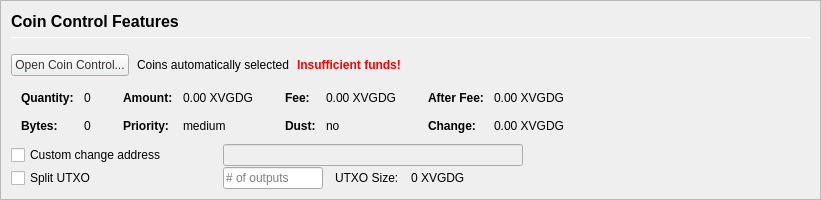
         <widget class="QFrame" name="frameCoinControl">
          <property name="sizePolicy">
           <sizepolicy hsizetype="Expanding" vsizetype="Expanding">
            <horstretch>0</horstretch>
            <verstretch>0</verstretch>
           </sizepolicy>
          </property>
          <property name="maximumSize">
           <size>
            <width>16777215</width>
            <height>16777215</height>
           </size>
          </property>
          <property name="frameShape">
           <enum>QFrame::StyledPanel</enum>
          </property>
          <property name="frameShadow">
           <enum>QFrame::Sunken</enum>
          </property>
          <layout class="QVBoxLayout" name="verticalLayoutCoinControl2">
           <property name="spacing">
            <number>0</number>
           </property>
           <property name="leftMargin">
            <number>0</number>
           </property>
           <property name="topMargin">
            <number>0</number>
           </property>
           <property name="rightMargin">
            <number>0</number>
           </property>
           <property name="bottomMargin">
            <number>0</number>
           </property>
           <item>
            <widget class="QFrame" name="frameCoinControl_BG">
             <layout class="QVBoxLayout" name="verticalLayoutCoinControl" stretch="0,0,0,0,0,0">
              <property name="spacing">
               <number>1</number>
              </property>
              <property name="leftMargin">
               <number>10</number>
              </property>
              <property name="topMargin">
               <number>10</number>
              </property>
              <item>
               <layout class="QHBoxLayout" name="horizontalLayoutCoinControl1">
                <property name="bottomMargin">
                 <number>15</number>
                </property>
                <item>
                 <layout class="QVBoxLayout" name="verticalLayout_3">
                  <property name="spacing">
                   <number>6</number>
                  </property>
                  <item>
                   <widget class="QLabel" name="labelCoinControlFeatures">
                    <property name="sizePolicy">
                     <sizepolicy hsizetype="Preferred" vsizetype="Maximum">
                      <horstretch>0</horstretch>
                      <verstretch>0</verstretch>
                     </sizepolicy>
                    </property>
                    <property name="minimumSize">
                     <size>
                      <width>0</width>
                      <height>20</height>
                     </size>
                    </property>
                    <property name="font">
                     <font>
                      <pointsize>12</pointsize>
                      <weight>75</weight>
                      <bold>true</bold>
                     </font>
                    </property>
                    <property name="styleSheet">
                     <string notr="true">font-weight:bold;</string>
                    </property>
                    <property name="text">
                     <string>Coin Control Features</string>
                    </property>
                   </widget>
                  </item>
                  <item>
                   <widget class="Line" name="line">
                    <property name="minimumSize">
                     <size>
                      <width>0</width>
                      <height>1</height>
                     </size>
                    </property>
                    <property name="maximumSize">
                     <size>
                      <width>16777215</width>
                      <height>1</height>
                     </size>
                    </property>
                    <property name="orientation">
                     <enum>Qt::Horizontal</enum>
                    </property>
                   </widget>
                  </item>
                 </layout>
                </item>
               </layout>
              </item>
              <item>
               <layout class="QHBoxLayout" name="horizontalLayoutCoinControl2" stretch="0,0,0,0">
                <property name="spacing">
                 <number>8</number>
                </property>
                <property name="bottomMargin">
                 <number>10</number>
                </property>
                <item>
                 <widget class="QPushButton" name="pushButtonCoinControl">
                  <property name="styleSheet">
                   <string notr="true">color: rgb(46, 52, 54);</string>
                  </property>
                  <property name="text">
                   <string>Open Coin Control...</string>
                  </property>
                  <property name="autoDefault">
                   <bool>false</bool>
                  </property>
                 </widget>
                </item>
                <item>
                 <widget class="QLabel" name="labelCoinControlAutomaticallySelected">
                  <property name="text">
                   <string>Coins automatically selected</string>
                  </property>
                  <property name="margin">
                   <number>5</number>
                  </property>
                 </widget>
                </item>
                <item>
                 <widget class="QLabel" name="labelCoinControlInsuffFunds">
                  <property name="font">
                   <font>
                    <weight>75</weight>
                    <bold>true</bold>
                   </font>
                  </property>
                  <property name="styleSheet">
                   <string notr="true">color:red;font-weight:bold;</string>
                  </property>
                  <property name="text">
                   <string>Insufficient funds!</string>
                  </property>
                  <property name="margin">
                   <number>5</number>
                  </property>
                 </widget>
                </item>
                <item>
                 <spacer name="horizontalSpacerCoinControl">
                  <property name="orientation">
                   <enum>Qt::Horizontal</enum>
                  </property>
                  <property name="sizeHint" stdset="0">
                   <size>
                    <width>40</width>
                    <height>1</height>
                   </size>
                  </property>
                 </spacer>
                </item>
               </layout>
              </item>
              <item>
               <widget class="QWidget" name="widgetCoinControl" native="true">
                <property name="sizePolicy">
                 <sizepolicy hsizetype="Preferred" vsizetype="Preferred">
                  <horstretch>0</horstretch>
                  <verstretch>0</verstretch>
                 </sizepolicy>
                </property>
                <property name="minimumSize">
                 <size>
                  <width>0</width>
                  <height>0</height>
                 </size>
                </property>
                <property name="styleSheet">
                 <string notr="true"/>
                </property>
                <layout class="QHBoxLayout" name="horizontalLayoutCoinControl5">
                 <property name="leftMargin">
                  <number>0</number>
                 </property>
                 <property name="topMargin">
                  <number>0</number>
                 </property>
                 <property name="rightMargin">
                  <number>0</number>
                 </property>
                 <property name="bottomMargin">
                  <number>0</number>
                 </property>
                 <item>
                  <layout class="QHBoxLayout" name="horizontalLayoutCoinControl3" stretch="0,0,0,1">
                   <property name="spacing">
                    <number>20</number>
                   </property>
                   <property name="topMargin">
                    <number>0</number>
                   </property>
                   <property name="bottomMargin">
                    <number>10</number>
                   </property>
                   <item>
                    <layout class="QFormLayout" name="formLayoutCoinControl1">
                     <property name="horizontalSpacing">
                      <number>10</number>
                     </property>
                     <property name="verticalSpacing">
                      <number>14</number>
                     </property>
                     <property name="leftMargin">
                      <number>10</number>
                     </property>
                     <property name="topMargin">
                      <number>4</number>
                     </property>
                     <property name="rightMargin">
                      <number>6</number>
                     </property>
                     <item row="0" column="0">
                      <widget class="QLabel" name="labelCoinControlQuantityText">
                       <property name="font">
                        <font>
                         <weight>75</weight>
                         <bold>true</bold>
                        </font>
                       </property>
                       <property name="text">
                        <string>Quantity:</string>
                       </property>
                       <property name="margin">
                        <number>0</number>
                       </property>
                      </widget>
                     </item>
                     <item row="0" column="1">
                      <widget class="QLabel" name="labelCoinControlQuantity">
                       <property name="cursor">
                        <cursorShape>IBeamCursor</cursorShape>
                       </property>
                       <property name="contextMenuPolicy">
                        <enum>Qt::ActionsContextMenu</enum>
                       </property>
                       <property name="text">
                        <string notr="true">0</string>
                       </property>
                       <property name="margin">
                        <number>0</number>
                       </property>
                       <property name="textInteractionFlags">
                        <set>Qt::LinksAccessibleByMouse|Qt::TextSelectableByKeyboard|Qt::TextSelectableByMouse</set>
                       </property>
                      </widget>
                     </item>
                     <item row="1" column="0">
                      <widget class="QLabel" name="labelCoinControlBytesText">
                       <property name="font">
                        <font>
                         <weight>75</weight>
                         <bold>true</bold>
                        </font>
                       </property>
                       <property name="text">
                        <string>Bytes:</string>
                       </property>
                      </widget>
                     </item>
                     <item row="1" column="1">
                      <widget class="QLabel" name="labelCoinControlBytes">
                       <property name="cursor">
                        <cursorShape>IBeamCursor</cursorShape>
                       </property>
                       <property name="contextMenuPolicy">
                        <enum>Qt::ActionsContextMenu</enum>
                       </property>
                       <property name="text">
                        <string notr="true">0</string>
                       </property>
                       <property name="textInteractionFlags">
                        <set>Qt::LinksAccessibleByMouse|Qt::TextSelectableByKeyboard|Qt::TextSelectableByMouse</set>
                       </property>
                      </widget>
                     </item>
                    </layout>
                   </item>
                   <item>
                    <layout class="QFormLayout" name="formLayoutCoinControl2">
                     <property name="horizontalSpacing">
                      <number>10</number>
                     </property>
                     <property name="verticalSpacing">
                      <number>14</number>
                     </property>
                     <property name="leftMargin">
                      <number>6</number>
                     </property>
                     <property name="topMargin">
                      <number>4</number>
                     </property>
                     <property name="rightMargin">
                      <number>6</number>
                     </property>
                     <item row="0" column="0">
                      <widget class="QLabel" name="labelCoinControlAmountText">
                       <property name="font">
                        <font>
                         <weight>75</weight>
                         <bold>true</bold>
                        </font>
                       </property>
                       <property name="text">
                        <string>Amount:</string>
                       </property>
                       <property name="margin">
                        <number>0</number>
                       </property>
                      </widget>
                     </item>
                     <item row="0" column="1">
                      <widget class="QLabel" name="labelCoinControlAmount">
                       <property name="cursor">
                        <cursorShape>IBeamCursor</cursorShape>
                       </property>
                       <property name="contextMenuPolicy">
                        <enum>Qt::ActionsContextMenu</enum>
                       </property>
                       <property name="text">
                        <string notr="true">0.00 XVGDG</string>
                       </property>
                       <property name="textInteractionFlags">
                        <set>Qt::LinksAccessibleByMouse|Qt::TextSelectableByKeyboard|Qt::TextSelectableByMouse</set>
                       </property>
                      </widget>
                     </item>
                     <item row="1" column="0">
                      <widget class="QLabel" name="labelCoinControlPriorityText">
                       <property name="font">
                        <font>
                         <weight>75</weight>
                         <bold>true</bold>
                        </font>
                       </property>
                       <property name="text">
                        <string>Priority:</string>
                       </property>
                      </widget>
                     </item>
                     <item row="1" column="1">
                      <widget class="QLabel" name="labelCoinControlPriority">
                       <property name="cursor">
                        <cursorShape>IBeamCursor</cursorShape>
                       </property>
                       <property name="contextMenuPolicy">
                        <enum>Qt::ActionsContextMenu</enum>
                       </property>
                       <property name="text">
                        <string>medium</string>
                       </property>
                       <property name="textInteractionFlags">
                        <set>Qt::LinksAccessibleByMouse|Qt::TextSelectableByKeyboard|Qt::TextSelectableByMouse</set>
                       </property>
                      </widget>
                     </item>
                    </layout>
                   </item>
                   <item>
                    <layout class="QFormLayout" name="formLayoutCoinControl3">
                     <property name="horizontalSpacing">
                      <number>10</number>
                     </property>
                     <property name="verticalSpacing">
                      <number>14</number>
                     </property>
                     <property name="leftMargin">
                      <number>6</number>
                     </property>
                     <property name="topMargin">
                      <number>4</number>
                     </property>
                     <property name="rightMargin">
                      <number>6</number>
                     </property>
                     <item row="0" column="0">
                      <widget class="QLabel" name="labelCoinControlFeeText">
                       <property name="font">
                        <font>
                         <weight>75</weight>
                         <bold>true</bold>
                        </font>
                       </property>
                       <property name="text">
                        <string>Fee:</string>
                       </property>
                       <property name="margin">
                        <number>0</number>
                       </property>
                      </widget>
                     </item>
                     <item row="0" column="1">
                      <widget class="QLabel" name="labelCoinControlFee">
                       <property name="cursor">
                        <cursorShape>IBeamCursor</cursorShape>
                       </property>
                       <property name="contextMenuPolicy">
                        <enum>Qt::ActionsContextMenu</enum>
                       </property>
                       <property name="text">
                        <string notr="true">0.00 XVGDG</string>
                       </property>
                       <property name="textInteractionFlags">
                        <set>Qt::LinksAccessibleByMouse|Qt::TextSelectableByKeyboard|Qt::TextSelectableByMouse</set>
                       </property>
                      </widget>
                     </item>
                     <item row="1" column="0">
                      <widget class="QLabel" name="labelCoinControlLowOutputText">
                       <property name="font">
                        <font>
                         <weight>75</weight>
                         <bold>true</bold>
                        </font>
                       </property>
                       <property name="text">
                        <string>Dust:</string>
                       </property>
                      </widget>
                     </item>
                     <item row="1" column="1">
                      <widget class="QLabel" name="labelCoinControlLowOutput">
                       <property name="cursor">
                        <cursorShape>IBeamCursor</cursorShape>
                       </property>
                       <property name="contextMenuPolicy">
                        <enum>Qt::ActionsContextMenu</enum>
                       </property>
                       <property name="text">
                        <string>no</string>
                       </property>
                       <property name="textInteractionFlags">
                        <set>Qt::LinksAccessibleByMouse|Qt::TextSelectableByKeyboard|Qt::TextSelectableByMouse</set>
                       </property>
                      </widget>
                     </item>
                    </layout>
                   </item>
                   <item>
                    <layout class="QFormLayout" name="formLayoutCoinControl4">
                     <property name="horizontalSpacing">
                      <number>10</number>
                     </property>
                     <property name="verticalSpacing">
                      <number>14</number>
                     </property>
                     <property name="leftMargin">
                      <number>6</number>
                     </property>
                     <property name="topMargin">
                      <number>4</number>
                     </property>
                     <property name="rightMargin">
                      <number>6</number>
                     </property>
                     <item row="0" column="0">
                      <widget class="QLabel" name="labelCoinControlAfterFeeText">
                       <property name="font">
                        <font>
                         <weight>75</weight>
                         <bold>true</bold>
                        </font>
                       </property>
                       <property name="text">
                        <string>After Fee:</string>
                       </property>
                       <property name="margin">
                        <number>0</number>
                       </property>
                      </widget>
                     </item>
                     <item row="0" column="1">
                      <widget class="QLabel" name="labelCoinControlAfterFee">
                       <property name="cursor">
                        <cursorShape>IBeamCursor</cursorShape>
                       </property>
                       <property name="contextMenuPolicy">
                        <enum>Qt::ActionsContextMenu</enum>
                       </property>
                       <property name="text">
                        <string notr="true">0.00 XVGDG</string>
                       </property>
                       <property name="textInteractionFlags">
                        <set>Qt::LinksAccessibleByMouse|Qt::TextSelectableByKeyboard|Qt::TextSelectableByMouse</set>
                       </property>
                      </widget>
                     </item>
                     <item row="1" column="0">
                      <widget class="QLabel" name="labelCoinControlChangeText">
                       <property name="font">
                        <font>
                         <weight>75</weight>
                         <bold>true</bold>
                        </font>
                       </property>
                       <property name="text">
                        <string>Change:</string>
                       </property>
                      </widget>
                     </item>
                     <item row="1" column="1">
                      <widget class="QLabel" name="labelCoinControlChange">
                       <property name="cursor">
                        <cursorShape>IBeamCursor</cursorShape>
                       </property>
                       <property name="contextMenuPolicy">
                        <enum>Qt::ActionsContextMenu</enum>
                       </property>
                       <property name="text">
                        <string notr="true">0.00 XVGDG</string>
                       </property>
                       <property name="textInteractionFlags">
                        <set>Qt::LinksAccessibleByMouse|Qt::TextSelectableByKeyboard|Qt::TextSelectableByMouse</set>
                       </property>
                      </widget>
                     </item>
                    </layout>
                   </item>
                  </layout>
                 </item>
                </layout>
               </widget>
              </item>
              <item>
               <layout class="QHBoxLayout" name="horizontalLayoutCoinControl4">
                <property name="spacing">
                 <number>12</number>
                </property>
                <property name="sizeConstraint">
                 <enum>QLayout::SetDefaultConstraint</enum>
                </property>
                <property name="topMargin">
                 <number>0</number>
                </property>
                <property name="rightMargin">
                 <number>0</number>
                </property>
                <item>
                 <widget class="QCheckBox" name="checkBoxCoinControlChange">
                  <property name="sizePolicy">
                   <sizepolicy hsizetype="Preferred" vsizetype="Preferred">
                    <horstretch>0</horstretch>
                    <verstretch>0</verstretch>
                   </sizepolicy>
                  </property>
                  <property name="minimumSize">
                   <size>
                    <width>200</width>
                    <height>0</height>
                   </size>
                  </property>
                  <property name="maximumSize">
                   <size>
                    <width>200</width>
                    <height>16777215</height>
                   </size>
                  </property>
                  <property name="toolTip">
                   <string>If this is activated, but the change address is empty or invalid, change will be sent to a newly generated address.</string>
                  </property>
                  <property name="text">
                   <string>Custom change address</string>
                  </property>
                 </widget>
                </item>
                <item>
                 <widget class="QValidatedLineEdit" name="lineEditCoinControlChange">
                  <property name="enabled">
                   <bool>false</bool>
                  </property>
                  <property name="sizePolicy">
                   <sizepolicy hsizetype="Preferred" vsizetype="Preferred">
                    <horstretch>0</horstretch>
                    <verstretch>0</verstretch>
                   </sizepolicy>
                  </property>
                  <property name="minimumSize">
                   <size>
                    <width>300</width>
                    <height>0</height>
                   </size>
                  </property>
                 </widget>
                </item>
                <item>
                 <widget class="QLabel" name="labelCoinControlChangeLabel">
                  <property name="sizePolicy">
                   <sizepolicy hsizetype="Preferred" vsizetype="Preferred">
                    <horstretch>0</horstretch>
                    <verstretch>0</verstretch>
                   </sizepolicy>
                  </property>
                  <property name="minimumSize">
                   <size>
                    <width>100</width>
                    <height>0</height>
                   </size>
                  </property>
                  <property name="text">
                   <string/>
                  </property>
                  <property name="margin">
                   <number>3</number>
                  </property>
                 </widget>
                </item>
               </layout>
              </item>
              <item>
               <layout class="QHBoxLayout" name="horizontalLayoutCoinControl6">
                <property name="spacing">
                 <number>12</number>
                </property>
                <property name="rightMargin">
                 <number>0</number>
                </property>
                <item>
                 <widget class="QCheckBox" name="splitBlockCheckBox">
                  <property name="sizePolicy">
                   <sizepolicy hsizetype="Preferred" vsizetype="Preferred">
                    <horstretch>0</horstretch>
                    <verstretch>0</verstretch>
                   </sizepolicy>
                  </property>
                  <property name="minimumSize">
                   <size>
                    <width>200</width>
                    <height>0</height>
                   </size>
                  </property>
                  <property name="maximumSize">
                   <size>
                    <width>200</width>
                    <height>16777215</height>
                   </size>
                  </property>
                  <property name="text">
                   <string>Split UTXO</string>
                  </property>
                 </widget>
                </item>
                <item>
                 <widget class="QLineEdit" name="splitBlockLineEdit">
                  <property name="sizePolicy">
                   <sizepolicy hsizetype="Preferred" vsizetype="Preferred">
                    <horstretch>50</horstretch>
                    <verstretch>0</verstretch>
                   </sizepolicy>
                  </property>
                  <property name="minimumSize">
                   <size>
                    <width>100</width>
                    <height>0</height>
                   </size>
                  </property>
                  <property name="maximumSize">
                   <size>
                    <width>100</width>
                    <height>16777215</height>
                   </size>
                  </property>
                  <property name="placeholderText">
                   <string># of outputs</string>
                  </property>
                 </widget>
                </item>
                <item>
                 <widget class="QLabel" name="labelBlockSizeText">
                  <property name="text">
                   <string>UTXO Size:</string>
                  </property>
                 </widget>
                </item>
                <item>
                 <widget class="QLabel" name="labelBlockSize">
                  <property name="text">
                   <string>0 XVGDG</string>
                  </property>
                 </widget>
                </item>
                <item>
                 <spacer name="horizontalSpacer_7">
                  <property name="orientation">
                   <enum>Qt::Horizontal</enum>
                  </property>
                  <property name="sizeHint" stdset="0">
                   <size>
                    <width>40</width>
                    <height>20</height>
                   </size>
                  </property>
                 </spacer>
                </item>
               </layout>
              </item>
              <item>
               <spacer name="verticalSpacerCoinControl">
                <property name="orientation">
                 <enum>Qt::Vertical</enum>
                </property>
                <property name="sizeHint" stdset="0">
                 <size>
                  <width>800</width>
                  <height>1</height>
                 </size>
                </property>
               </spacer>
              </item>
             </layout>
            </widget>
           </item>
          </layout>
         </widget>
